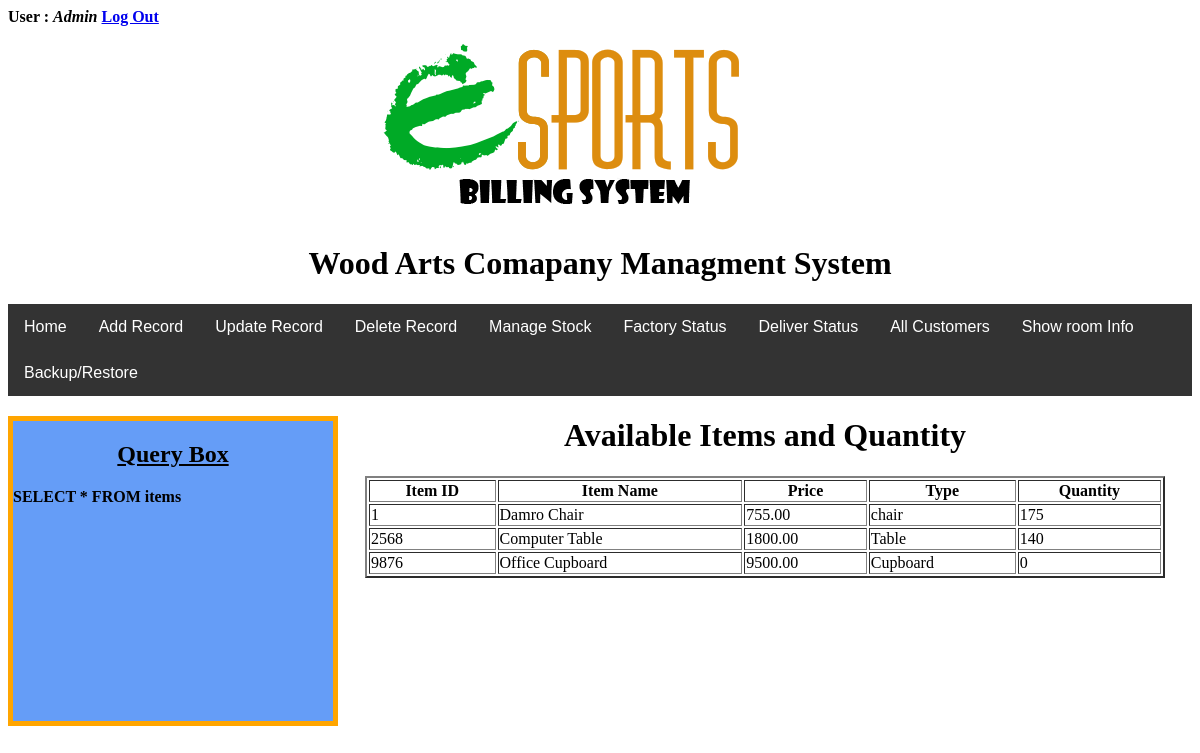
Screenshot of /items.php (signed in) with the database file from the repository.
### tables this page shows
CREATE TABLE `items` (
  `ItemID` varchar(5) NOT NULL,
  `ItemName` varchar(50) DEFAULT NULL,
  `price` decimal(6,2) DEFAULT NULL,
  `type` varchar(15) DEFAULT NULL,
  `Quantity` int(4) NOT NULL
);

### items.php (the view, shortened to what this page needs)
<?php
include_once('inc/connection.php');
$query="SELECT * FROM items";
$result=mysqli_query($connection,$query);
if(mysqli_num_rows($result)>0){
	$str='';
	while($row=mysqli_fetch_assoc($result)){
		$str.="<tr><td>$row[ItemID]</td><td>$row[ItemName]</td><td>$row[price]</td><td>$row[type]</td><td>$row[Quantity]</td></tr>";
	}
}else{
	$query=mysqli_error($connection);
}
?>
<!DOCTYPE html>
<html>
<head>
<link rel="stylesheet" href="css/navmenu.css">
<link rel="stylesheet" href="css/formbox.css">
</head>
<body>
	<div id="profile">
		<b id="welcome">User : <i><?php echo $_SESSION['login_user']; ?></i></b>
		<b id="logout"><a href="login/logout.php">Log Out</a></b>
	</div>
<p align="center"><img src="img/logo.png"></p>
<h1 align="center"> Wood Arts Comapany Managment System</h1>
<?php
require_once('process/menu.php');
echo $menu;
 ?>
 <div class="qbox">
 	<h2 align="center"><u>Query Box</U></h2>
 		<p><?php echo $query; ?></p>
 </div>
<h1 align="center">Available Items and Quantity</h1>
<table caption='All available Items' border='2' align='center' style="width:800px">
	<tr>
		<th>Item ID</th>
		<th>Item Name</th>
		<th> Price </th>
		<th> Type </th>
		<th> Quantity </th>
	</tr>
	<?php if(isset($str)) {echo $str;} ?>
</table>
</body>
</html>

### process/menu.php (shortened to what this page needs)
<?php
$loginlevel=$_SESSION['login_level'];
if ($loginlevel==1){
  $menu="
  <div class='container'>
  	<a class='active' href='/woodarts/index.php'>Home</a>
  	<div class='dropdown'>
      <button class='dropbtn'>Add Record</button>
      <div class='dropdown-content'>
        <a href='/woodarts/add/addcustomer.php'>Add a Customer</a>
        <a href='/woodarts/add/additem.php'>Add an Item</a>
        <a href='/woodarts/add/addorder.php'>Add a Order</a>
        <a href='/woodarts/add/newbranch.php'>Add New Showroom</a>
      </div>
    </div>
    <div class='dropdown'>
      <button class='dropbtn'>Update Record</button>
      <div class='dropdown-content'>
        <a href='/woodarts/update/items.php'>Update an Item</a>
        <a href='/woodarts/update/customer.php'>Update Customer</a>
      </div>
    </div>
    <div class='dropdown'>
      <button class='dropbtn'>Delete Record</button>
      <div class='dropdown-content'>
        <a href='/woodarts/delete/item.php'>delete an Item</a>
        <a href='/woodarts/delete/customer.php'>delete Customer</a>
        <a href='/woodarts/delete/order.php'>delete Order</a>
        <a href='/woodarts/delete/showroom.php'>delete Showroom</a>
      </div>
    </div>
    <div class='dropdown'>
      <button class='dropbtn'>Manage Stock</button>
      <div class='dropdown-content'>
        <a href='/woodarts/items.php'>View Stock</a>
        <a href='/woodarts/update/updateqty.php'>Update Quantity</a>
      </div>
    </div>
    <a href='/woodarts/view/factory.php'>Factory Status</a>
  	<a href='/woodarts/deliver.php'>Deliver Status</a>
  	<a href='/woodarts/process/allcustomer.php' target=blank>All Customers</a>
  	<a href='/woodarts/branch.php'>Show room Info</a>
  	<a href='/woodarts/backup/index.php'>Backup/Restore</a>
  </div>";
}else if ($loginlevel==2){
  $menu="
  <div class='container'>
  	<a class='active' href='/woodarts/index.php'>Home</a>
  	<div class='dropdown'>
      <button class='dropbtn'>Add Record</button>
      <div class='dropdown-content'>
        <a href='/woodarts/add/addcustomer.php'>Add a Customer</a>
        <a href='/woodarts/add/addorder.php'>Add a Order</a>
      </div>
    </div>
    <div class='dropdown'>
      <button class='dropbtn'>Update Record</button>
      <div class='dropdown-content'>
        <a href='/woodarts/update/item.php'>Update an Item</a>
        <a href='/woodarts/update/customer.php'>Update Customer</a>
      </div>
    </div>
  	<a href='/woodarts/deliver.php'>Deliver Status</a>
  	<a href='/woodarts/branch.php'>Showroom Info</a>
  </div>";
}
 ?>

### css/navmenu.css (style rules this page uses)
.container { overflow: hidden; background-color: #333; font-family: Arial; }
.container a { float: left; font-size: 16px; color: white; text-align: center; padding: 14px 16px; text-decoration: none; }
.dropdown { float: left; overflow: hidden; }
.dropdown .dropbtn { font-size: 16px; border: none; outline: none; color: white; padding: 14px 16px; background-color: inherit; }

### css/formbox.css (style rules this page uses)
.qbox { background-color:#659df7; border: 5px solid orange; color:black; font-weight:bold; margin:20px auto; height:300px; width: 320px; float: left; }

### rows the page displays
items: ItemID "1", ItemName "Damro Chair", price "755.00", type "chair", Quantity "175"
items: ItemID "2568", ItemName "Computer Table", price "1800.00", type "Table", Quantity "140"
items: ItemID "9876", ItemName "Office Cupboard", price "9500.00", type "Cupboard", Quantity "0"

### other values shown
$_SESSION['login_user'] "Admin"
$query "SELECT * FROM items"
